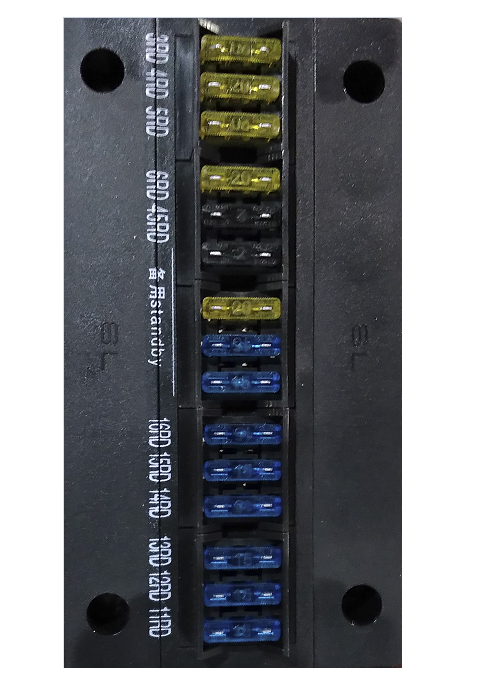
//> input picture data/images/daopian.png, 503 x 681 px
$ ./binary_analysis   (built with g++ and OpenCV 4)
//> lines starting //> are read from the running program, lines starting //| are printed output that depends on the picture; after the words box and inside, x2 and y2 are one past the last pixel; in counts of white or black regions, pixels touching at a corner belong together
#include <opencv2/opencv.hpp>
#include <iostream>

using namespace cv;
using namespace std;
vector<Rect> findBlocks(Mat &image, bool yellow);
vector<Rect> findWhitePoints(Mat &image, Mat binary);
bool inBlock(vector<Rect> &blocks, int cx, int cy);
int main(int argc, char** argv) {
	Mat src = imread("D:/javaopencv/daopian.png");
//> src is the input picture: 681 rows x 503 cols, CV_8UC3; mean B, G, R 132.6, 129.2, 127.1
	namedWindow("input", CV_WINDOW_AUTOSIZE);
	imshow("input", src);

	// 颜色转换
	Mat hsv, mask1, mask2;
	cvtColor(src, hsv, COLOR_BGR2HSV);
//> hsv: 681 rows x 503 cols, CV_8UC3; mean H, S, V 66.6, 33.4, 134.4

	// 提取黄色与蓝色刀片在HSV色彩空间
	inRange(hsv, Scalar(26, 43, 46), Scalar(34, 255, 255), mask1); // 黄色
//> mask1: 681 rows x 503 cols, CV_8UC1; 2.6% white; 23 white regions (17 under 20 px), largest, box (x1, y1, x2, y2) and area: (201, 34, 282, 66) 1891, (199, 165, 282, 195) 1875, (200, 72, 280, 104) 1780, (198, 110, 281, 143) 1703, (201, 297, 282, 321) 1534, (208, 65, 215, 70) 20
	inRange(hsv, Scalar(100, 43, 46), Scalar(124, 255, 255), mask2); // 蓝色
//> mask2: 681 rows x 503 cols, CV_8UC1; 12.7% white; 1539 white regions (1472 under 20 px), largest, box (x1, y1, x2, y2) and area: (64, 156, 188, 609) 16923, (142, 18, 196, 159) 2663, (198, 614, 281, 645) 1877

																	 // 获取黑色刀片位置
	vector<Rect> blackpieces = findWhitePoints(src, mask1);

	// 获取黄色刀片位置
	vector<Rect> yellowpieces = findBlocks(mask1, true);

	// 获取蓝色刀片位置
	vector<Rect> bluepieces = findBlocks(mask2, false);

	int bc = 0;
	for (size_t t = 0; t < blackpieces.size(); t++) {
		Rect r = blackpieces[t];
		int cx = r.x + r.width / 2;
		int cy = r.y + r.height / 2;
		if (inBlock(yellowpieces, cx, cy) || inBlock(bluepieces, cx, cy)) {
			continue;
		}
		bc++;
		rectangle(src, r, Scalar(255, 0, 255), 2, 8);
		circle(src, Point(cx, cy), 2, Scalar(255, 0, 255), -1);

	}

	// 绘制矩形与显示文字
	int total = yellowpieces.size() + bluepieces.size() + bc;
	printf("总刀片数量: %d\n", total);

	// 绘制黄色刀片
	for (size_t t = 0; t < yellowpieces.size(); t++) {
		Rect r = yellowpieces[t];
		rectangle(src, r, Scalar(0, 255, 255), 2, 8);
		circle(src, Point(r.x + r.width / 2, r.y + r.height / 2), 2, Scalar(0, 0, 255), -1);
	}
	// 绘制蓝色刀片
	for (size_t t = 0; t < bluepieces.size(); t++) {
		Rect r = bluepieces[t];
		rectangle(src, r, Scalar(255, 0, 0), 2, 8);
		circle(src, Point(r.x + r.width / 2, r.y + r.height / 2), 2, Scalar(0, 0, 255), -1);
	}
	putText(src, format("total: %d, yellow: %d, blue : %d, black: %d ", total, yellowpieces.size(), bluepieces.size(), bc),
		Point(10, 12), FONT_HERSHEY_PLAIN, 1.0, Scalar(0, 0, 255), 1, 8);

	imshow("result", src);
	waitKey(0);
	return 0;
}

vector<Rect> findBlocks(Mat &image, bool yellow) {
	vector<Rect> blocks;
	Mat k = yellow ? getStructuringElement(MORPH_RECT, Size(3, 3), Point(-1, -1)) :
		getStructuringElement(MORPH_RECT, Size(5, 5), Point(-1, -1));
	//erode(image, image, k);
	morphologyEx(image, image, MORPH_OPEN, k);
	vector<vector<Point>> contours;
	vector<Vec4i> hireachy;
	findContours(image, contours, hireachy, RETR_TREE, CHAIN_APPROX_SIMPLE);
	Mat result = Mat::zeros(image.size(), CV_8UC3);
	int count = 0;
	int hh = image.rows / 2;
	int ww = image.cols / 2;
	for (size_t t = 0; t < contours.size(); t++) {
		double area = contourArea(contours[t]);
		if (area < 400) continue;
		Rect rect = boundingRect(contours[t]);
		if (rect.height >= rect.width || rect.height > hh || rect.width > ww) continue;
		count++;
		drawContours(result, contours, t, Scalar(255, 0, 0), 2, 8);
		blocks.push_back(rect);
	}
	printf("number of blocks: %d\n", count);
	return blocks;
}

vector<Rect> findWhitePoints(Mat &image, Mat binary) {
	vector<Rect> blocks;
	Mat k = getStructuringElement(MORPH_RECT, Size(3, 3), Point(-1, -1));
	morphologyEx(binary, binary, MORPH_OPEN, k);
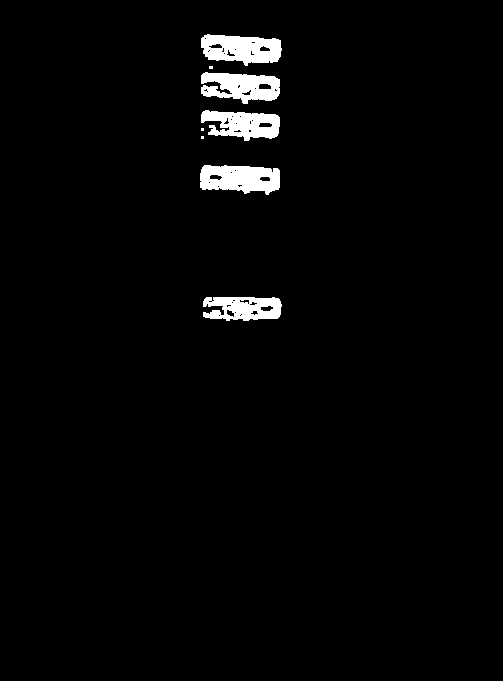
//> binary: 681 rows x 503 cols, CV_8UC1; 2.5% white; 8 white regions (3 under 20 px)
	vector<vector<Point>> contours;
	vector<Vec4i> hireachy;
	findContours(binary, contours, hireachy, RETR_TREE, CHAIN_APPROX_SIMPLE);
//> contours = 56 contours, 38 with area under 20; largest, box (x1, y1, x2, y2) and area: (201, 34, 282, 66) 1838, (200, 165, 280, 195) 1814, (201, 72, 280, 104) 1668, (201, 110, 280, 141) 1570, (203, 297, 282, 321) 1456; hireachy = 56 items, first 8: [14, -1, 1, -1], [2, -1, -1, 0], [3, 1, -1, 0], [4, 2, -1, 0], [5, 3, -1, 0], [6, 4, -1, 0], [7, 5, -1, 0], [8, 6, -1, 0]
	int hh = binary.rows / 2;
//> hh = 340
	int ww = binary.cols / 2;
//> ww = 251
	int w = 0, h = 0;
	int x = 0, y = 0;
	for (size_t t = 0; t < contours.size(); t++) {
		double area = contourArea(contours[t]);
		if (area < 400) continue;
		Rect rect = boundingRect(contours[t]);
		if (rect.height >= rect.width || rect.height > hh || rect.width > ww) continue;
		// rectangle(image, rect, Scalar(0, 255, 255), 2, 8);

		// find max box for usage
		if (w < rect.width) {
			w = rect.width;
			x = rect.x;
		}
		if (h < rect.height) {
			h = rect.height;
			y = rect.y;
		}
		blocks.push_back(rect);
	}
//> this loop made 56 passes
//> (area, rect, x, h, y) on passes 1, 15: (1456.5, Rect(203, 297, 79, 24), 203, 24, 297), (1814, Rect(200, 165, 80, 30), 200, 30, 165)
//> (area, rect, h, y) on passes 25, 36: (1569.5, Rect(201, 110, 79, 31), 31, 110), (1668, Rect(201, 72, 79, 32), 32, 72)
//> after the loop, w = 81; x = 201; h = 32; y = 72
	// try to find white
	Rect rr;
	rr.x = x;
//> rr = Rect(201, 0, 0, 0)
	rr.y = y;
//> rr = Rect(201, 72, 0, 0)
	rr.width = w;
//> rr = Rect(201, 72, 81, 0)
	rr.height = image.rows - y * 2;
//> rr = Rect(201, 72, 81, 537)

	Mat roi = image(rr);
	GaussianBlur(roi, roi, Size(3, 3), 0);
//> image: 681 rows x 503 cols, CV_8UC3; 12.08% of pixels changed, all inside (x1, y1, x2, y2) = (201, 72, 282, 609)
	Mat gray, mask;
	cvtColor(roi, gray, COLOR_BGR2HLS);
//> gray: 537 rows x 81 cols, CV_8UC3; mean of channels 0, 1, 2 84, 47.3, 70.6
	threshold(gray, mask, 200, 255, THRESH_BINARY);
//> mask: 537 rows x 81 cols, CV_8UC3; mean of channels 0, 1, 2 0, 0.7, 0.4
	cvtColor(mask, gray, COLOR_HLS2BGR);
//> gray: 537 rows x 81 cols, CV_8UC3; 0.27% white in thin lines or dots, all inside (x1, y1, x2, y2) = (8, 11, 68, 398)
	cvtColor(gray, gray, COLOR_BGR2GRAY);
	threshold(gray, mask, 200, 255, THRESH_BINARY);

	Mat k2 = getStructuringElement(MORPH_RECT, Size(5, 5), Point(-1, -1));
	dilate(mask, mask, k2);
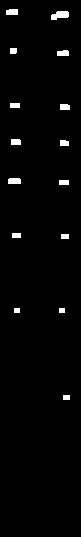
//> mask: 537 rows x 81 cols, CV_8UC1; 1.9% white; 15 white regions
	findContours(mask, contours, hireachy, RETR_TREE, CHAIN_APPROX_SIMPLE);
//> contours = 15 contours; largest, box (x1, y1, x2, y2) and area: (51, 11, 69, 20) 96, (8, 178, 21, 184) 59, (6, 9, 18, 15) 52, (57, 50, 69, 56) 49, (11, 139, 21, 145) 44; hireachy = 15 items, first 8: [1, -1, -1, -1], [2, 0, -1, -1], [3, 1, -1, -1], [4, 2, -1, -1], [5, 3, -1, -1], [6, 4, -1, -1], [7, 5, -1, -1], [8, 6, -1, -1]
	int hw = mask.cols / 2;
//> hw = 40
	vector<Rect> blackpieces;
	for (size_t t = 0; t < contours.size(); t++) {
		double area = contourArea(contours[t]);
		if (area < 10) continue;
		Rect rect = boundingRect(contours[t]);
		if (rect.x > hw) continue;
		rect.width = w;
		rect.height = h;
		rect.x = x;
		rect.y = rect.y - h / 3;

		// offset plus
		rect.y = rr.y + rect.y;
		blackpieces.push_back(rect);
	}
//> this loop made 15 passes
//> area on passes 1 to 12: 24, 20, 20, 28, 32, 36, 59, 37.5, 44.5, 43.5, 36, 49
//> in main, `vector<Rect> blackpieces = findWhitePoints(src, mask1);`: blackpieces = 7 Rects (x, y, width, height): [201, 370, 81, 32], [201, 295, 81, 32], [201, 240, 81, 32], [201, 201, 81, 32], [201, 165, 81, 32], [201, 110, 81, 32], [201, 71, 81, 32]
//> in findBlocks, `findContours(image, contours, hireachy, RETR_TREE, CHAIN_APPROX_SIMPLE);`: contours = 56 contours, 38 with area under 20; largest, box (x1, y1, x2, y2) and area: (201, 34, 282, 66) 1838, (200, 165, 280, 195) 1814, (201, 72, 280, 104) 1668, (201, 110, 280, 141) 1570, (203, 297, 282, 321) 1456; hireachy = 56 items, first 8: [14, -1, 1, -1], [2, -1, -1, 0], [3, 1, -1, 0], [4, 2, -1, 0], [5, 3, -1, 0], [6, 4, -1, 0], [7, 5, -1, 0], [8, 6, -1, 0]
//> the loop in findBlocks, `for (size_t t = 0; t < contours.size(); t++)` made 56 passes
//> (area, rect) on passes 1, 15, 25, 36, 45: (1456.5, Rect(203, 297, 79, 24)), (1814, Rect(200, 165, 80, 30)), (1569.5, Rect(201, 110, 79, 31)), (1668, Rect(201, 72, 79, 32)), (1838, Rect(201, 34, 81, 32))
//> area on passes 6, 7, 8, 13, 19, 20: 24, 40.5, 57.5, 29.5, 47.5, 56
//> after the loop in findBlocks, `for (size_t t = 0; t < contours.size(); t++)`: count = 5
//| number of blocks: 5
//> in main, `vector<Rect> yellowpieces = findBlocks(mask1, true);`: yellowpieces = 5 Rects (x, y, width, height): [203, 297, 79, 24], [200, 165, 80, 30], [201, 110, 79, 31], [201, 72, 79, 32], [201, 34, 81, 32]
//> call 2 of findBlocks, with yellow = false
//> in findBlocks (call 2), `morphologyEx(image, image, MORPH_OPEN, k);`:
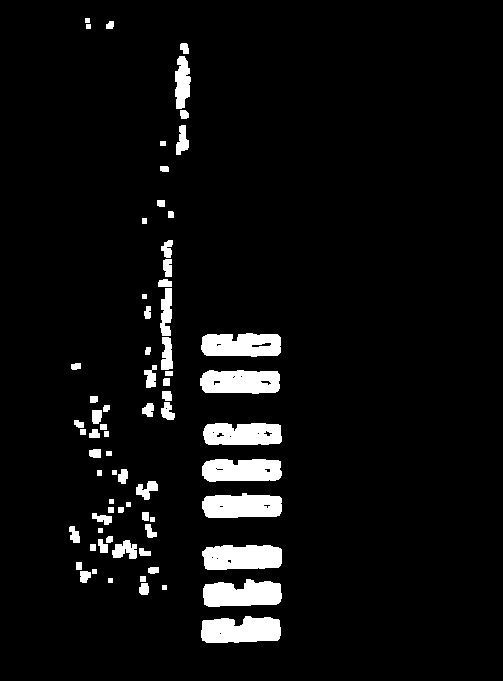
//> image: 681 rows x 503 cols, CV_8UC1; 5.7% white; 72 white regions
//> in findBlocks (call 2), `findContours(image, contours, hireachy, RETR_TREE, CHAIN_APPROX_SIMPLE);`: contours = 94 contours, 28 with area under 20; largest, box (x1, y1, x2, y2) and area: (201, 616, 281, 643) 1696, (202, 545, 282, 570) 1686, (203, 579, 282, 607) 1641, (202, 493, 282, 518) 1620, (200, 370, 280, 394) 1618; hireachy = 94 items, first 8: [2, -1, 1, -1], [-1, -1, -1, 0], [3, 0, -1, -1], [4, 2, -1, -1], [5, 3, -1, -1], [6, 4, -1, -1], [7, 5, -1, -1], [8, 6, -1, -1]
//> the loop in findBlocks (call 2), `for (size_t t = 0; t < contours.size(); t++)` made 94 passes
//> (area, rect, t) on passes 64, 74: (1618.5, Rect(200, 370, 80, 24), 63), (1586, Rect(201, 333, 80, 24), 73)
//> (area, rect) on passes 1, 5, 13, 31, 38, 48: (1696, Rect(201, 616, 80, 27)), (1641, Rect(203, 579, 79, 28)), (1686, Rect(202, 545, 80, 25)), (1620.5, Rect(202, 493, 80, 25)), (1529.5, Rect(202, 459, 80, 23)), (1498, Rect(203, 423, 79, 22))
//> after the loop in findBlocks (call 2), `for (size_t t = 0; t < contours.size(); t++)`:
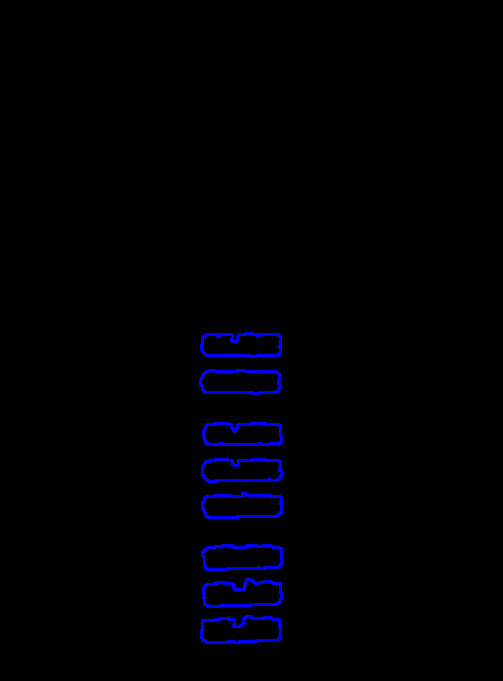
//> result: 681 rows x 503 cols, CV_8UC3; mean B, G, R 3.7, 0, 0
//> after the loop in findBlocks (call 2), `for (size_t t = 0; t < contours.size(); t++)`: count = 8
//| number of blocks: 8
//> in main, `vector<Rect> bluepieces = findBlocks(mask2, false);`: bluepieces = 8 Rects (x, y, width, height): [201, 616, 80, 27], [203, 579, 79, 28], [202, 545, 80, 25], [202, 493, 80, 25], [202, 459, 80, 23], [203, 423, 79, 22], [200, 370, 80, 24], [201, 333, 80, 24]
//> the loop in main, `for (size_t t = 0; t < blackpieces.size(); t++)` made 7 passes
//> (r, cy, bc) on passes 3 to 4: (Rect(201, 240, 81, 32), 256, 1), (Rect(201, 201, 81, 32), 217, 2)
//> (r, cy) on passes 1, 2, 5, 6, 7: (Rect(201, 370, 81, 32), 386), (Rect(201, 295, 81, 32), 311), (Rect(201, 165, 81, 32), 181), (Rect(201, 110, 81, 32), 126), (Rect(201, 71, 81, 32), 87)
//> after the loop in main, `for (size_t t = 0; t < blackpieces.size(); t++)`:
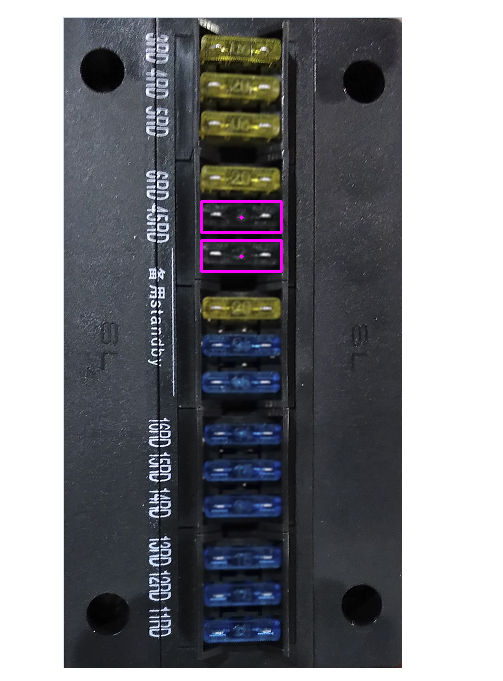
//> src: 681 rows x 503 cols, CV_8UC3; mean B, G, R 133.5, 129.1, 128.1
//> after the loop in main, `for (size_t t = 0; t < blackpieces.size(); t++)`: bc = 2
//> in main, `int total = yellowpieces.size() + bluepieces.size() + bc;`: total = 15
//| 总刀片数量: 15
//> the loop in main, `for (size_t t = 0; t < yellowpieces.size(); t++)` made 5 passes
//> after the loop in main, `for (size_t t = 0; t < yellowpieces.size(); t++)`:
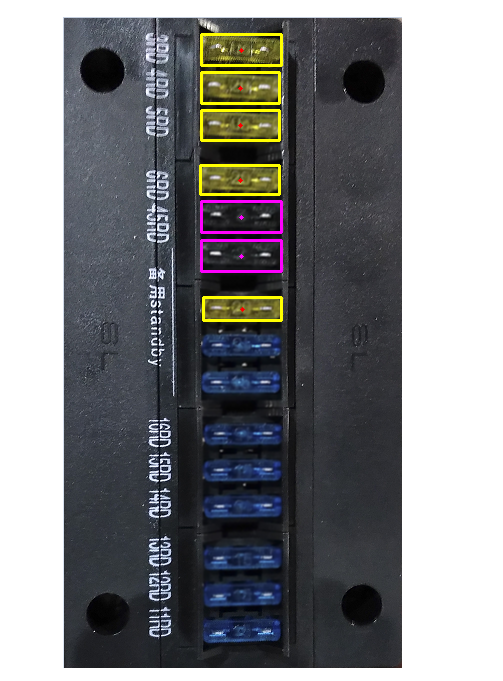
//> src: 681 rows x 503 cols, CV_8UC3; 0.95% of pixels changed, all inside (x1, y1, x2, y2) = (199, 33, 283, 322)
//> the loop in main, `for (size_t t = 0; t < bluepieces.size(); t++)` made 8 passes
//> after the loop in main, `for (size_t t = 0; t < bluepieces.size(); t++)`: src: 681 rows x 503 cols, CV_8UC3; 1.46% of pixels changed, all inside (x1, y1, x2, y2) = (199, 332, 283, 644)
//> in main, `putText(src, format("total: %d, yellow: %d, blue : %d, black: %d ", to..`:
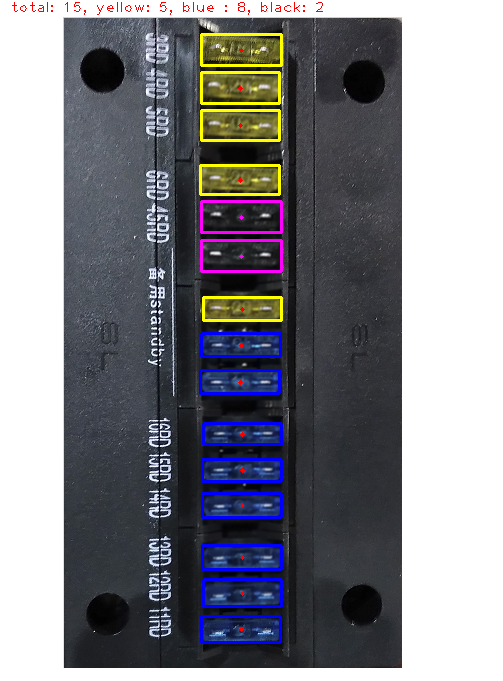
//> src: 681 rows x 503 cols, CV_8UC3; mean B, G, R 135.7, 130.1, 129.7
	return blackpieces;
}

bool inBlock(vector<Rect> &blocks, int cx, int cy) {
	vector<Point> pts;
	bool inside = false;
	for (size_t t = 0; t < blocks.size(); t++) {
		Rect r = blocks[t];
		pts.push_back(Point(r.x, r.y));
		pts.push_back(Point(r.x + r.width, r.y));
		pts.push_back(Point(r.x + r.width, r.y + r.height));
		pts.push_back(Point(r.x, r.y + r.height));
		int dist = pointPolygonTest(pts, Point(cx, cy), false);
		pts.clear();
		printf("distance : %d\n", dist);
		if (dist > 0) {
			inside = true;
			break;
		}
	}
	return inside;
}

$ run again, with data/images/63_12_map.png copied over data/images/daopian.png
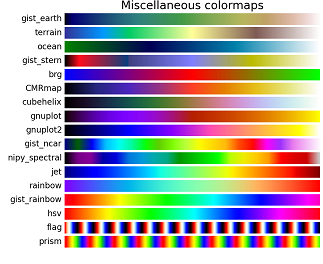
//> input picture data/images/63_12_map.png, 323 x 264 px
//> src is the input picture: 264 rows x 323 cols, CV_8UC3; mean B, G, R 168.2, 169.9, 175.9
//> hsv: 264 rows x 323 cols, CV_8UC3; mean H, S, V 48.2, 120.3, 221.7
//> mask1: 264 rows x 323 cols, CV_8UC1; 4.8% white; 26 white regions (1 under 20 px), largest, box (x1, y1, x2, y2) and area: (221, 55, 307, 67) 996, (266, 83, 308, 95) 478, (283, 124, 317, 136) 389
//> mask2: 264 rows x 323 cols, CV_8UC1; 11.8% white; 47 white regions (5 under 20 px), largest, box (x1, y1, x2, y2) and area: (122, 41, 228, 53) 1200, (118, 55, 212, 67) 1111, (64, 166, 142, 178) 923
//> in findWhitePoints, `morphologyEx(binary, binary, MORPH_OPEN, k);`:
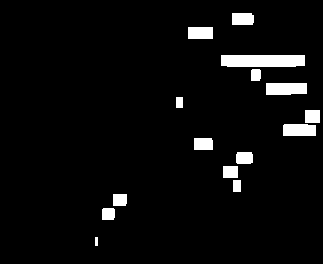
//> binary: 264 rows x 323 cols, CV_8UC1; 4.5% white; 15 white regions
//> in findWhitePoints, `findContours(binary, contours, hireachy, RETR_TREE, CHAIN_APPROX_SIMPL..`: contours = 15 contours, 1 with area under 20; largest, box (x1, y1, x2, y2) and area: (221, 55, 305, 67) 899, (266, 83, 307, 95) 424, (283, 124, 316, 136) 344, (188, 27, 213, 39) 264, (232, 13, 254, 25) 226; hireachy = 15 items, first 8: [1, -1, -1, -1], [2, 0, -1, -1], [3, 1, -1, -1], [4, 2, -1, -1], [5, 3, -1, -1], [6, 4, -1, -1], [7, 5, -1, -1], [8, 6, -1, -1]
//> the loop in findWhitePoints, `for (size_t t = 0; t < contours.size(); t++)` made 15 passes
//> (area, w, x, h, y) on pass 11: (424.5, 41, 266, 12, 83)
//> after the loop in findWhitePoints, `for (size_t t = 0; t < contours.size(); t++)`: w = 84; x = 221; h = 12; y = 83
//> in findWhitePoints, `rr.x = x;`: rr = Rect(221, 0, 0, 0)
//> in findWhitePoints, `rr.y = y;`: rr = Rect(221, 83, 0, 0)
//> in findWhitePoints, `rr.width = w;`: rr = Rect(221, 83, 84, 0)
//> in findWhitePoints, `rr.height = image.rows - y * 2;`: rr = Rect(221, 83, 84, 98)
//> in findWhitePoints, `findContours(mask, contours, hireachy, RETR_TREE, CHAIN_APPROX_SIMPLE);`: contours = 5 contours; box (x1, y1, x2, y2) and area: (0, 0, 84, 29) 1417, (0, 50, 84, 71) 922, (0, 37, 84, 44) 448, (0, 79, 84, 85) 415, (0, 93, 84, 98) 332; hireachy = 5 items: [1, -1, -1, -1], [2, 0, -1, -1], [3, 1, -1, -1], [4, 2, -1, -1], [-1, 3, -1, -1]
//> the loop in findWhitePoints, `for (size_t t = 0; t < contours.size(); t++)` made 5 passes
//> area on passes 1 to 5: 332, 415, 922.5, 448.5, 1417
//> blackpieces = 5 Rects (x, y, width, height): [221, 172, 84, 12], [221, 158, 84, 12], [221, 129, 84, 12], [221, 116, 84, 12], [221, 79, 84, 12]
//> in findBlocks, `findContours(image, contours, hireachy, RETR_TREE, CHAIN_APPROX_SIMPLE);`: contours = 15 contours, 1 with area under 20; largest, box (x1, y1, x2, y2) and area: (221, 55, 305, 67) 899, (266, 83, 307, 95) 424, (283, 124, 316, 136) 344, (188, 27, 213, 39) 264, (232, 13, 254, 25) 226; hireachy = 15 items, first 8: [1, -1, -1, -1], [2, 0, -1, -1], [3, 1, -1, -1], [4, 2, -1, -1], [5, 3, -1, -1], [6, 4, -1, -1], [7, 5, -1, -1], [8, 6, -1, -1]
//> the loop in findBlocks, `for (size_t t = 0; t < contours.size(); t++)` made 15 passes
//> (area, rect, count) on passes 11, 13: (424.5, Rect(266, 83, 41, 12), 1), (899, Rect(221, 55, 84, 12), 2)
//> after the loop in findBlocks, `for (size_t t = 0; t < contours.size(); t++)`: count = 2
//| number of blocks: 2
//> yellowpieces = 2 Rects (x, y, width, height): [266, 83, 41, 12], [221, 55, 84, 12]
//> in findBlocks (call 2), `findContours(image, contours, hireachy, RETR_TREE, CHAIN_APPROX_SIMPLE);`: contours = 32 contours; largest, box (x1, y1, x2, y2) and area: (123, 41, 222, 53) 1078, (118, 55, 211, 67) 1006, (64, 166, 141, 178) 835, (76, 124, 141, 136) 676, (66, 13, 116, 25) 537; hireachy = 32 items, first 8: [1, -1, -1, -1], [2, 0, -1, -1], [3, 1, -1, -1], [4, 2, -1, -1], [5, 3, -1, -1], [6, 4, -1, -1], [7, 5, -1, -1], [8, 6, -1, -1]
//> the loop in findBlocks (call 2), `for (size_t t = 0; t < contours.size(); t++)` made 32 passes
//> (area, rect) on passes 18, 19, 20, 21, 24, 29, 30, 31: (418, Rect(229, 194, 39, 12)), (407, Rect(84, 180, 38, 12)), (835, Rect(64, 166, 77, 12)), (429, Rect(101, 152, 40, 12)), (675.5, Rect(76, 124, 65, 12)), (1006.5, Rect(118, 55, 93, 12)), (1078, Rect(123, 41, 99, 12)), (461.5, Rect(64, 27, 43, 12))
//| number of blocks: 9
//> bluepieces = 9 Rects (x, y, width, height), first 8: [229, 194, 39, 12], [84, 180, 38, 12], [64, 166, 77, 12], [101, 152, 40, 12], [76, 124, 65, 12], [118, 55, 93, 12], [123, 41, 99, 12], [64, 27, 43, 12]
//> the loop `for (size_t t = 0; t < blackpieces.size(); t++)` made 5 passes
//> (r, cy) on passes 1 to 5: (Rect(221, 172, 84, 12), 178), (Rect(221, 158, 84, 12), 164), (Rect(221, 129, 84, 12), 135), (Rect(221, 116, 84, 12), 122), (Rect(221, 79, 84, 12), 85)
//> after the loop `for (size_t t = 0; t < blackpieces.size(); t++)`: bc = 5
//> total = 16
//| 总刀片数量: 16
//> the loop `for (size_t t = 0; t < yellowpieces.size(); t++)` made 2 passes
//> the loop `for (size_t t = 0; t < bluepieces.size(); t++)` made 9 passes
//> `putText(src, format("total: %d, yellow: %d, blue : %d, black: %d ", to..`:
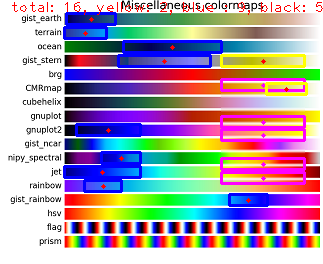
//> src: 264 rows x 323 cols, CV_8UC3; mean B, G, R 173.6, 158.2, 172.9
